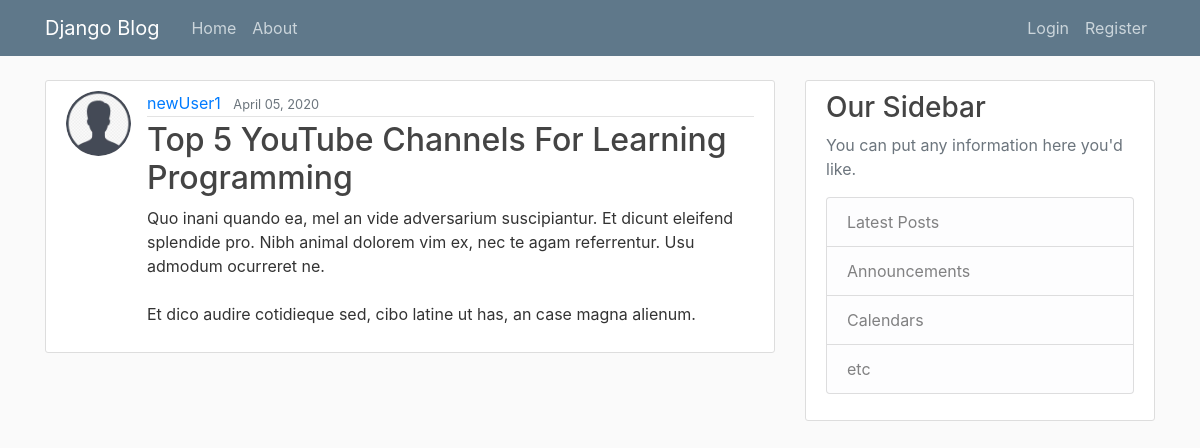
The page /post/30/ on the database its author committed.
### blog/models.py (models this page shows, shortened)
class Post(models.Model):
    title = models.CharField(max_length=100)
    content = models.TextField()
    date_posted = models.DateTimeField(default=timezone.now)
    author = models.ForeignKey(User, on_delete=models.CASCADE)

### users/models.py (models this page shows, shortened)
class Profile(models.Model):
    user = models.OneToOneField(User, on_delete=models.CASCADE)
    image = models.ImageField(default='default.jpg', upload_to='profile_pics')

### blog/views.py (the view)
# urls.py: path('post/<int:pk>/', PostDetailView.as_view(), name='post-detail'),
class PostDetailView(DetailView):
    model = Post

### blog/templates/blog/post_detail.html (shortened to what this page needs)
{% extends 'blog/base.html' %}
{% block content %}
    <article class="media content-section">
        <img class="rounded-circle article-img" src="{{ object.author.profile.image.url }}">
        <div class="media-body">
            <div class="article-metadata">
            <a class="mr-2" href="{% url 'user-posts' object.author.username %}">{{ object.author }}</a>
            <small class="text-muted">{{ object.date_posted|date:"F d, Y" }}</small>
            </div>
            <h2 class="article-title">{{ object.title }}</h2>
            <p class="article-content">{{ object.content }}</p>
        </div>
    </article>
{% endblock content %}

### blog/templates/blog/base.html (shortened to what this page needs)
{% load static %}
<!DOCTYPE html>
<html lang="en">
<head>
    <link rel="stylesheet" href="https://stackpath.bootstrapcdn.com/bootstrap/4.3.1/css/bootstrap.min.css">
    <link rel="stylesheet" href="{% static 'blog/main.css' %}">
</head>
<body>
    <header class="site-header">
        <nav class="navbar navbar-expand-md navbar-dark bg-steel fixed-top">
          <div class="container">
            <a class="navbar-brand mr-4" href="{% url 'blog-home' %}">Django Blog</a>
            <div class="collapse navbar-collapse" id="navbarToggle">
              <div class="navbar-nav mr-auto">
                <a class="nav-item nav-link" href="{% url 'blog-home' %}">Home</a>
                <a class="nav-item nav-link" href="{% url 'blog-about' %}">About</a>
              </div>
              <div class="navbar-nav">
                {% if user.is_authenticated %}
                  <a class="nav-item nav-link" href="{% url 'post-create' %}">New Post</a>
                  <a class="nav-item nav-link" href="{% url 'profile' %}">Profile</a>
                  <a class="nav-item nav-link" href="{% url 'logout' %}">Logout</a>
                {% else %}
                  <a class="nav-item nav-link" href="{% url 'login' %}">Login</a>
                  <a class="nav-item nav-link" href="{% url 'register' %}">Register</a>
                {% endif %}
              </div>
            </div>
          </div>
        </nav>
      </header>
      <main role="main" class="container">
        <div class="row">
          <div class="col-md-8">
            {% block content %}{% endblock content %}
          </div>
          <div class="col-md-4">
            <div class="content-section">
              <h3>Our Sidebar</h3>
              <p class='text-muted'>You can put any information here you'd like.
                <ul class="list-group">
                  <li class="list-group-item list-group-item-light">Latest Posts</li>
                  <li class="list-group-item list-group-item-light">Announcements</li>
                  <li class="list-group-item list-group-item-light">Calendars</li>
                  <li class="list-group-item list-group-item-light">etc</li>
                </ul>
              </p>
            </div>
          </div>
        </div>
      </main>
</body>
</html>

### blog/static/blog/main.css (style rules this page uses)
body { background: #fafafa; color: #333333; margin-top: 5rem; }
h1, h2, h3, h4, h5, h6 { color: #444444; }
ul { margin: 0; }
.bg-steel { background-color: #5f788a; }
.site-header .navbar-nav .nav-link { color: #cbd5db; }
.content-section { background: #ffffff; padding: 10px 20px; border: 1px solid #dddddd; border-radius: 3px; margin-bottom: 20px; }
.article-title { color: #444444; }
.article-content { white-space: pre-line; }
.article-img { height: 65px; width: 65px; margin-right: 16px; }
.article-metadata { padding-bottom: 1px; margin-bottom: 4px; border-bottom: 1px solid #e3e3e3 }

### rows shown on the page
Post: author.profile.image (placeholder picture), author "newUser1", date_posted "April 05, 2020", title "Top 5 YouTube Channels For Learning Programming", content "Quo inani quando ea, mel an vide adversarium suscipiantur. Et dicunt eleifend splendide pro. Nibh animal dolorem vim ex, nec te agam referrentur. Usu admodum ocurreret ne. Et dico audire cotidieque sed, cibo latine ut has, an case magna alienum."
